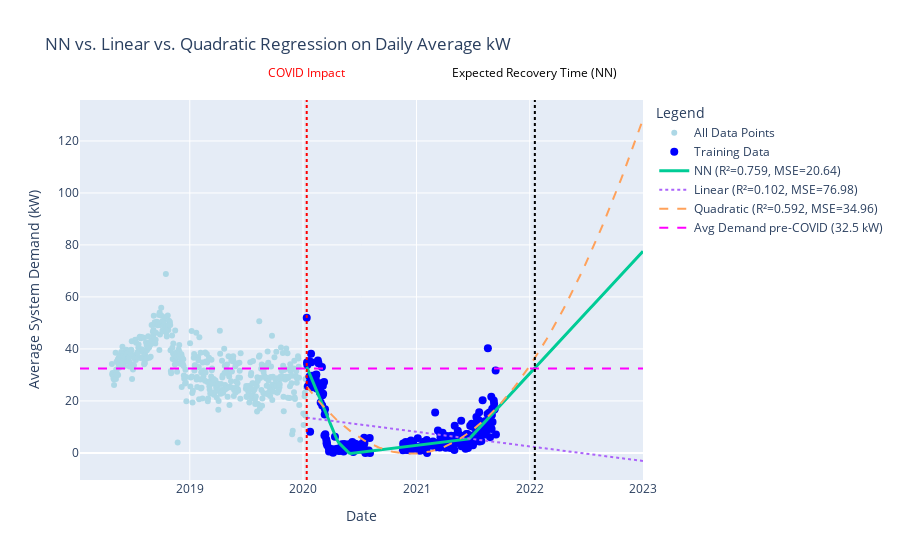

Notebook code for this chart:
### Code cell
import numpy as np
import pandas as pd
import plotly.graph_objects as go
from sklearn.neural_network import MLPRegressor
from sklearn.linear_model import LinearRegression
from sklearn.preprocessing import StandardScaler, PolynomialFeatures
from sklearn.metrics import mean_squared_error, r2_score


def plot_nn_predictions(daily_avg, start_date, end_date, plot_start=None, plot_end=None):
    """
    Plots actual and predicted daily average kW demand using:
        - Neural network regression
        - Linear regression (degree 1)
        - Quadratic regression (degree 2)
    over a specified time period.
    """
    # ==========================================================================
    # 1. Filter and prepare training data
    # ==========================================================================
    mask = (
        (daily_avg['timestamp'] >= pd.to_datetime(start_date)) &
        (daily_avg['timestamp'] <= pd.to_datetime(end_date))
    )
    df_filtered = daily_avg.loc[mask].copy()
    df_filtered.dropna(subset=['total_power'], inplace=True)
    df_filtered.sort_values('timestamp', inplace=True)

    df_filtered['days'] = (df_filtered['timestamp'] - pd.to_datetime(start_date)).dt.days

    X = df_filtered['days'].values.reshape(-1, 1)
    y = df_filtered['total_power'].values

    # ==========================================================================
    # 2. Define prediction range
    # ==========================================================================
    plot_start_date = pd.to_datetime(plot_start or start_date)
    plot_end_date = pd.to_datetime(plot_end or end_date)

    plot_start_day = (plot_start_date - pd.to_datetime(start_date)).days
    plot_end_day = (plot_end_date - pd.to_datetime(start_date)).days

    x_range = np.linspace(plot_start_day, plot_end_day, 200).reshape(-1, 1)
    x_date_range = pd.to_datetime(start_date) + pd.to_timedelta(x_range.flatten(), unit='D')

    # ==========================================================================
    # 3. Neural network regression
    # ==========================================================================
    scaler = StandardScaler()
    X_scaled = scaler.fit_transform(X)
    x_range_scaled = scaler.transform(x_range)

    nn_model = MLPRegressor(
        hidden_layer_sizes=(10,),
        activation='relu',
        solver='adam',
        max_iter=200_000,
        learning_rate_init=0.0001,
        random_state=42,
        verbose=True
    )
    nn_model.fit(X_scaled, y)

    y_pred_nn_train = nn_model.predict(X_scaled)
    r2_nn = r2_score(y, y_pred_nn_train)
    mse_nn = mean_squared_error(y, y_pred_nn_train)

    y_pred_nn_range = nn_model.predict(x_range_scaled)

    # ==========================================================================
    # 4. Linear regression (degree 1)
    # ==========================================================================
    lin_model = LinearRegression()
    lin_model.fit(X, y)

    y_pred_lin_train = lin_model.predict(X)
    r2_lin = r2_score(y, y_pred_lin_train)
    mse_lin = mean_squared_error(y, y_pred_lin_train)

    y_pred_lin_range = lin_model.predict(x_range)

    # ==========================================================================
    # 5. Quadratic regression (degree 2)
    # ==========================================================================
    poly = PolynomialFeatures(degree=2)
    X_poly = poly.fit_transform(X)

    quad_model = LinearRegression()
    quad_model.fit(X_poly, y)

    y_pred_quad_train = quad_model.predict(X_poly)
    r2_quad = r2_score(y, y_pred_quad_train)
    mse_quad = mean_squared_error(y, y_pred_quad_train)

    x_range_poly = poly.transform(x_range)
    y_pred_quad_range = quad_model.predict(x_range_poly)

    # ==========================================================================
    # 6. Plotting
    # ==========================================================================
    fig = go.Figure()

    # Plot all data for context
    df_all = daily_avg.dropna(subset=['total_power']).sort_values('timestamp')
    fig.add_trace(go.Scatter(
        x=df_all['timestamp'],
        y=df_all['total_power'],
        mode='markers',
        name='All Data Points',
        marker=dict(color='lightblue')
    ))

    # Plot training data
    fig.add_trace(go.Scatter(
        x=df_filtered['timestamp'],
        y=df_filtered['total_power'],
        mode='markers',
        name='Training Data',
        marker=dict(size=8, color='blue')
    ))

    # Plot NN prediction
    fig.add_trace(go.Scatter(
        x=x_date_range,
        y=y_pred_nn_range,
        mode='lines',
        name=f"NN (R²={r2_nn:.3f}, MSE={mse_nn:.2f})",
        line=dict(width=3)
    ))

    # Plot linear regression
    fig.add_trace(go.Scatter(
        x=x_date_range,
        y=y_pred_lin_range,
        mode='lines',
        name=f"Linear (R²={r2_lin:.3f}, MSE={mse_lin:.2f})",
        line=dict(width=2, dash='dot')
    ))

    # Plot quadratic regression
    fig.add_trace(go.Scatter(
        x=x_date_range,
        y=y_pred_quad_range,
        mode='lines',
        name=f"Quadratic (R²={r2_quad:.3f}, MSE={mse_quad:.2f})",
        line=dict(width=2, dash='dash')
    ))

    fig.update_layout(
        title="NN vs. Linear vs. Quadratic Regression on Daily Average kW",
        xaxis_title="Date",
        yaxis_title="Average System Demand (kW)",
        legend_title="Legend"
    )

    # ==========================================================================
    # 7. Add horizontal average demand line (pre-COVID)
    # ==========================================================================
    mask_avg = (
        (daily_avg['timestamp'] >= pd.to_datetime('2018-04-25')) &
        (daily_avg['timestamp'] <= pd.to_datetime('2020-03-01'))
    )
    avg_value = daily_avg.loc[mask_avg, 'total_power'].mean()
    legend_label = f"Avg Demand pre-COVID ({avg_value:.1f} kW)"

    fig.add_shape(
        type="line",
        xref="paper",
        yref="y",
        x0=0,
        x1=1,
        y0=avg_value,
        y1=avg_value,
        line=dict(dash="dash", color="magenta", width=2)
    )
    fig.add_trace(go.Scatter(
        x=[None],
        y=[None],
        mode='lines',
        line=dict(dash='dash', color='magenta', width=2),
        name=legend_label,
        showlegend=True
    ))

    # ==========================================================================
    # 8. Add expected NN recovery line (intersection with avg)
    # ==========================================================================
    diffs = y_pred_nn_range - avg_value
    i_closest = np.argmin(np.abs(diffs))
    x_intersect = x_date_range[i_closest]

    fig.add_shape(
        type="line",
        xref="x",
        yref="paper",
        x0=x_intersect,
        x1=x_intersect,
        y0=0,
        y1=1,
        line=dict(dash="dot", color="black")
    )
    fig.add_annotation(
        x=x_intersect,
        y=1.1,
        xref="x",
        yref="paper",
        text="Expected Recovery Time (NN)",
        showarrow=False,
        font=dict(color="black"),
        yanchor="top"
    )

    # ==========================================================================
    # 9. Mark COVID start line
    # ==========================================================================
    covid_start = pd.to_datetime('2020-01-13')
    fig.add_shape(
        type="line",
        xref="x",
        yref="paper",
        x0=covid_start,
        x1=covid_start,
        y0=0,
        y1=1,
        line=dict(dash="dot", color="red")
    )
    fig.add_annotation(
        x=covid_start,
        y=1.1,
        xref="x",
        yref="paper",
        text="COVID Impact",
        showarrow=False,
        font=dict(color="red"),
        yanchor="top"
    )

    # ==========================================================================
    # 10. Show and print results
    # ==========================================================================
    fig.show()
    print(f"Expected recovery date (NN crosses avg demand): {x_intersect.date()}")


# Example usage
plot_nn_predictions(
    daily_avg,
    start_date='2020-01-13',
    end_date='2021-12-31',
    plot_start='2020-01-13',
    plot_end='2023-01-01'
)

### Figure 1 — Plotly figure (JSON) as saved in the notebook; plotly's stock layout.template omitted (floating-point values rounded to 4 significant figures; data arrays with more than 128 entries replaced by an {"elided": "..."} marker saying what was removed)
{"data": [{"marker": {"color": "lightblue"}, "mode": "markers", "name": "All Data Points", "x": {"elided": "687 str values"}, "y": {"elided": "687 float values"}, "type": "scatter"}, {"marker": {"color": "blue", "size": 8}, "mode": "markers", "name": "Training Data", "x": {"elided": "277 str values"}, "y": {"elided": "277 float values"}, "type": "scatter"}, {"line": {"width": 3}, "mode": "lines", "name": "NN (R²=0.759, MSE=20.64)", "x": {"elided": "200 str values"}, "y": {"elided": "200 float values"}, "type": "scatter"}, {"line": {"dash": "dot", "width": 2}, "mode": "lines", "name": "Linear (R²=0.102, MSE=76.98)", "x": {"elided": "200 str values"}, "y": {"elided": "200 float values"}, "type": "scatter"}, {"line": {"dash": "dash", "width": 2}, "mode": "lines", "name": "Quadratic (R²=0.592, MSE=34.96)", "x": {"elided": "200 str values"}, "y": {"elided": "200 float values"}, "type": "scatter"}, {"line": {"color": "magenta", "dash": "dash", "width": 2}, "mode": "lines", "name": "Avg Demand pre-COVID (32.5 kW)", "showlegend": true, "x": [null], "y": [null], "type": "scatter"}], "layout": {"title": {"text": "NN vs. Linear vs. Quadratic Regression on Daily Average kW"}, "xaxis": {"title": {"text": "Date"}}, "yaxis": {"title": {"text": "Average System Demand (kW)"}}, "legend": {"title": {"text": "Legend"}}, "shapes": [{"line": {"color": "magenta", "dash": "dash", "width": 2}, "type": "line", "x0": 0, "x1": 1, "xref": "paper", "y0": 32.51, "y1": 32.51, "yref": "y"}, {"line": {"color": "black", "dash": "dot"}, "type": "line", "x0": "2022-01-17T09:02:42.814070355", "x1": "2022-01-17T09:02:42.814070355", "xref": "x", "y0": 0, "y1": 1, "yref": "paper"}, {"line": {"color": "red", "dash": "dot"}, "type": "line", "x0": "2020-01-13T00:00:00", "x1": "2020-01-13T00:00:00", "xref": "x", "y0": 0, "y1": 1, "yref": "paper"}], "annotations": [{"font": {"color": "black"}, "showarrow": false, "text": "Expected Recovery Time (NN)", "x": "2022-01-17T09:02:42.814070355", "xref": "x", "y": 1.1, "yanchor": "top", "yref": "paper"}, {"font": {"color": "red"}, "showarrow": false, "text": "COVID Impact", "x": "2020-01-13T00:00:00", "xref": "x", "y": 1.1, "yanchor": "top", "yref": "paper"}]}}
